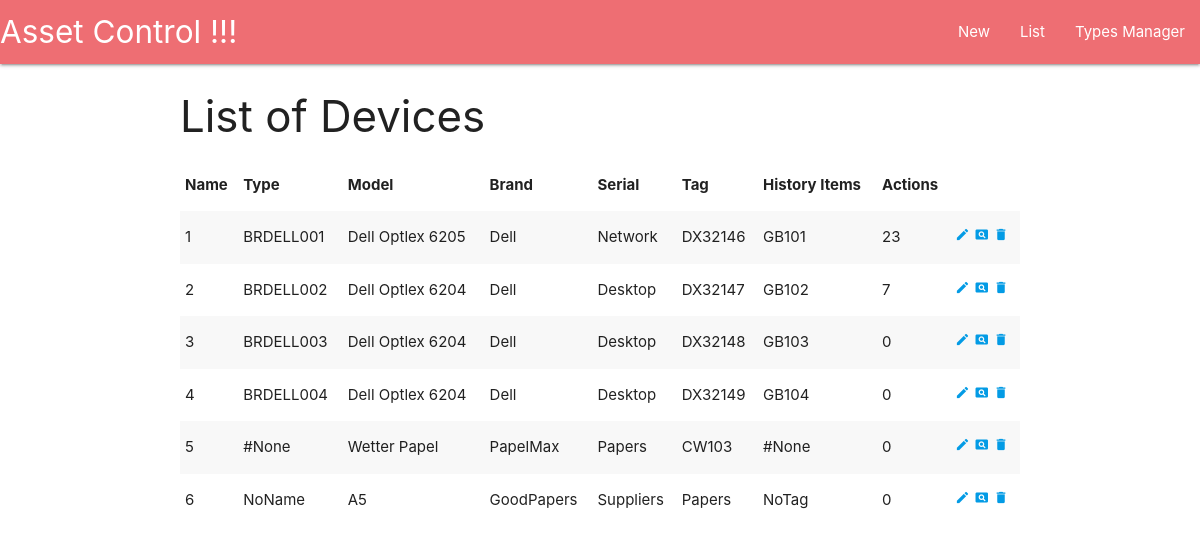
The app's page /devices/, older data.
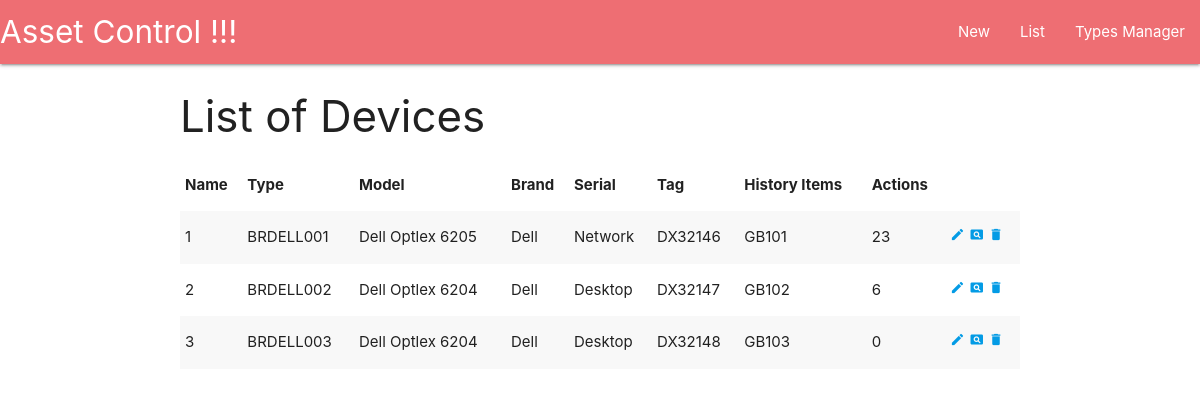
The same page, newer data.
### devices/models.py (models this page shows, shortened)
class Device(models.Model):
    serial_number = models.CharField(max_length=40, null=False, blank=False)
    tag = models.CharField(max_length=20, null=False, blank=True)
    model = models.CharField(max_length=30, null=False, blank=False)
    brand = models.CharField(max_length=30, null=False, blank=False)
    name = models.CharField(max_length=40, null=False, blank=False)
    type = models.ForeignKey(Type, related_name='devices', null=False)
    created = models.DateField(auto_created=True, auto_now_add=True)

class Type(models.Model):
    name = models.CharField(max_length=40, null=False, blank=False)

### devices/views.py (the view)
# urls.py: url(r'^devices/$', views.DeviceListView.as_view(), name='list'),
class DeviceListView(ListView):
    model = Device
    template_name = 'devices/list.html'
    context_object_name = 'devices'

### devices/templates/devices/list.html (shortened to what this page needs)
{% extends 'app/base.html' %}
{% block content %}
    <h3>List of Devices</h3>
    <table class="striped responsive-table">
        <thead>
            <tr>
                <th>Name</th>
                <th>Type</th>
                <th>Model</th>
                <th>Brand</th>
                <th>Serial</th>
                <th>Tag</th>
                <th>History Items</th>
                <th>Actions</th>
            </tr>
        </thead>
        <tbody id="device-items">
            {% for device in devices %}
                <tr id="{{device.pk}}">
                    <td class="device-pk">{{device.pk}}</td>
                    <td class="device-name">{{device.name}}</td>
                    <td>{{device.model}}</td>
                    <td>{{device.brand}}</td>
                    <td>{{device.type.name}}</td>
                    <td>{{device.serial_number}}</td>
                    <td>{{device.tag}}</td>
                    <td>{{device.history_items.count}}</td>
                    <td>
                        <a href="{% url 'devices:update' device.pk %}"><i class="tiny material-icons">edit</i></a>
                        <a href="{% url 'devices:details' device.pk %}"><i class="tiny material-icons">pageview</i></a>
                        <a href="" class="device-remove"><i class="tiny material-icons">delete</i></a>
                    </td>
                </tr>
            {% endfor %}
        </tbody>
    </table>
{% endblock %}
{% block extras %}
    {% load staticfiles %}
{% endblock %}

### devices/templates/app/base.html (shortened to what this page needs)
<!DOCTYPE html>
{% load staticfiles %}
<html lang="en">
<head>
    <link type="text/css" rel="stylesheet" href="{% static 'materialize/css/materialize.min.css' %}"/>
</head>
<body>
    <nav>
        <div class="nav-wrapper">
            <a href="#" class="brand-logo">Asset Control !!!</a>
            <ul id="nav-mobile" class="right hide-on-med-and-down">
                <li><a href="{% url 'devices:create' %}">New</a></li>
                <li><a href="{% url 'devices:list' %}">List</a></li>
                <li><a href="collapsible.html">Types Manager</a></li>
            </ul>
        </div>
    </nav>
    <main class="container">
        {% block content %}
        {% endblock %}
    </main>
</body>
</html>

Row changes from the older to the newer data that the page shows:
removed Device: pk "4", name "BRDELL004", model "Dell Optlex 6204", brand "Dell", type.name "Desktop", serial_number "DX32149", tag "GB104", history_items.count "0"
removed Device: pk "5", name "#None", model "Wetter Papel", brand "PapelMax", type.name "Papers", serial_number "CW103", tag "#None", history_items.count "0"
removed Device: pk "6", name "NoName", model "A5", brand "GoodPapers", type.name "Suppliers", serial_number "Papers", tag "NoTag", history_items.count "0"
computed for Device "BRDELL002": history_items.count "7" → "6"
